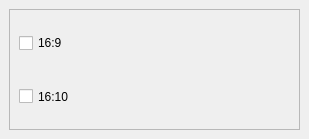
          <widget class="QWidget" name="tab_20">
           <attribute name="title">
            <string>Screen Type</string>
           </attribute>
           <widget class="QFrame" name="frame_29">
            <property name="geometry">
             <rect>
              <x>9</x>
              <y>9</y>
              <width>291</width>
              <height>121</height>
             </rect>
            </property>
            <property name="frameShape">
             <enum>QFrame::StyledPanel</enum>
            </property>
            <property name="frameShadow">
             <enum>QFrame::Raised</enum>
            </property>
            <layout class="QGridLayout" name="gridLayout_6">
             <item row="1" column="0">
              <widget class="QCheckBox" name="_16_10">
               <property name="sizePolicy">
                <sizepolicy hsizetype="Expanding" vsizetype="Expanding">
                 <horstretch>0</horstretch>
                 <verstretch>0</verstretch>
                </sizepolicy>
               </property>
               <property name="text">
                <string>16:10</string>
               </property>
              </widget>
             </item>
             <item row="0" column="0">
              <widget class="QCheckBox" name="_16_9">
               <property name="sizePolicy">
                <sizepolicy hsizetype="Expanding" vsizetype="Expanding">
                 <horstretch>0</horstretch>
                 <verstretch>0</verstretch>
                </sizepolicy>
               </property>
               <property name="text">
                <string>16:9</string>
               </property>
              </widget>
             </item>
            </layout>
           </widget>
          </widget>
